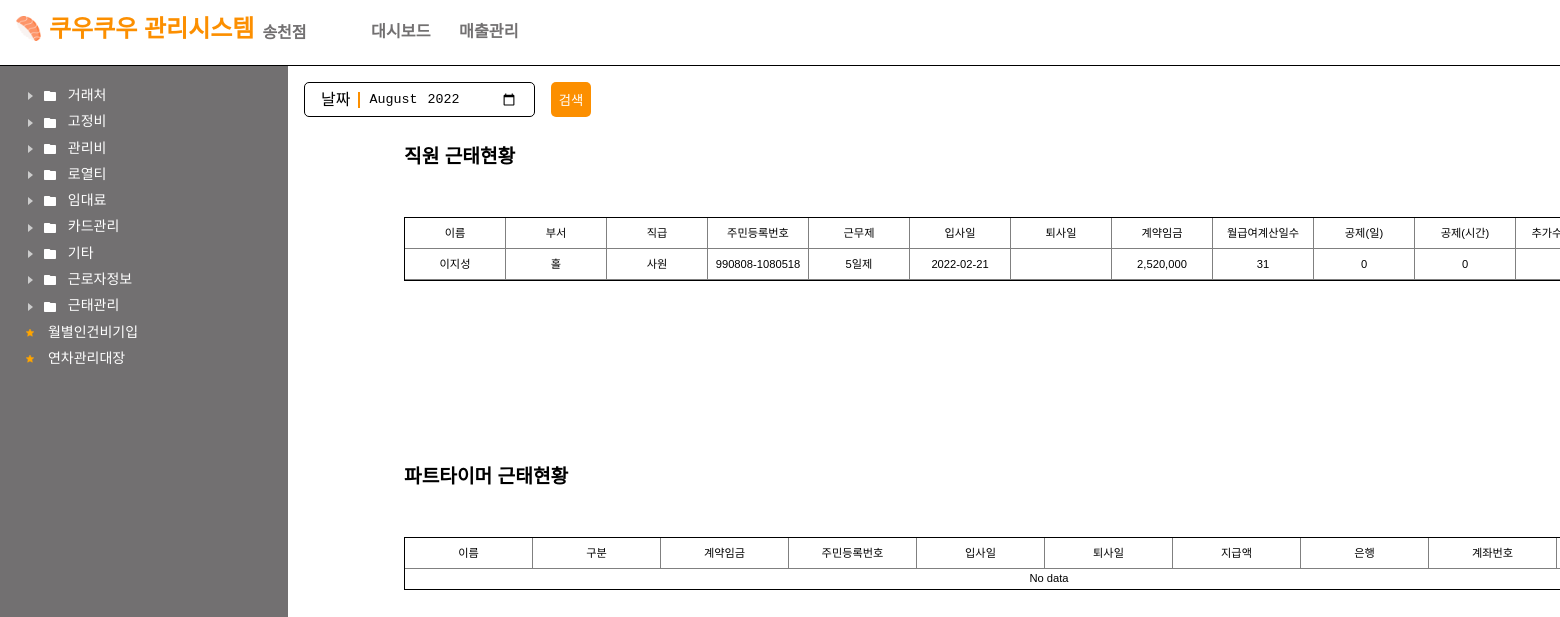
The app's page /employee/workReport, older data.
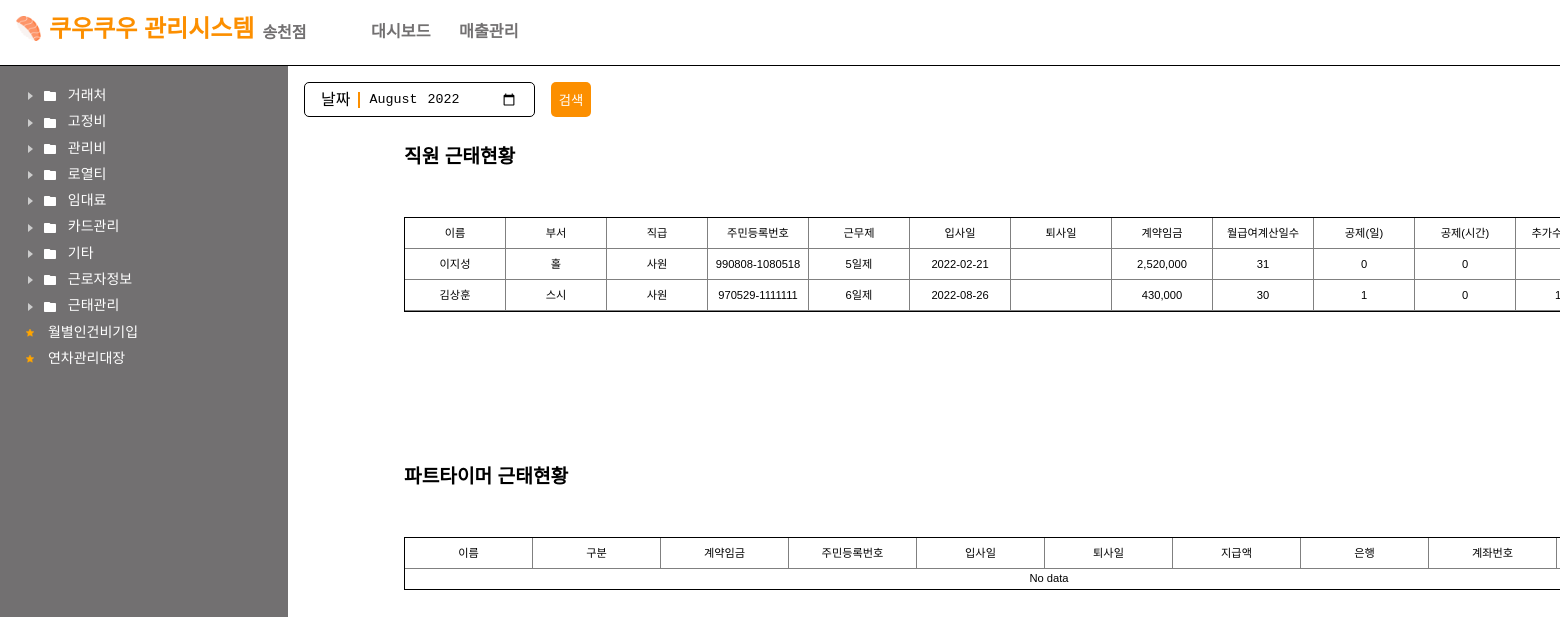
The same page, newer data.
### employee/models.py (models this page shows)
class Employee(models.Model):
    name = models.CharField(max_length=30)
    reg_num = models.CharField(max_length=30)
    contact = models.CharField(max_length=20)
    gender = models.CharField(max_length=10)
    bank = models.CharField(max_length=20)
    bank_num = models.CharField(max_length=30)
    inwork = models.DateField()
    outwork = models.DateField(null=True, blank=True)
    department = models.CharField(max_length=30)
    rank = models.CharField(max_length=30)
    worksystem = models.IntegerField()
    pay = models.IntegerField()
    insurance = models.CharField(max_length=20, null=True, blank=True)
    health = models.CharField(max_length=30)
    content = models.TextField()
    notreport = models.IntegerField()

### employee/views.py (the view)
# urls.py: path('workReport', views.workReport, name="workReport"),
def workReport(request):
    employee_datas = list()
    parttimer_datas = list()
    date = request.GET.get("month", datetime.today().strftime("%Y-%m")).split("-")
    year = date[0]
    month = date[1]
    employees = Employee.objects.all()
    for employee in employees:
        employee_datas.append(employeeReportSetting(employee, year=year, month=month))
    parttimers = Parttimer.objects.all()
    for parttimer in parttimers:
        parttimer_datas.append(parttimerReportSetting(parttimer, year=year, month=month))
    context = {
        'year': year,
        'month': month,
        'report_employee': employee_datas,
        'report_parttimer': parttimer_datas,
    }
    return render(request, "employee/workReport.html", context)

### main/editdate.py (called while the page is built)
def getLastDatOfTheMonth(year, month):
    lastdays = [0, 31, 28, 31, 30, 31, 30, 31, 31, 30, 31, 30, 31]
    year = int(year)
    month = int(month)
    if month == 2:
        if year % 400 == 0:
            return lastdays[month] + 1
        elif year % 100 == 0:
            return lastdays[month]
        elif year % 4 == 0:
            return lastdays[month] + 1
    else:
        return lastdays[month]

### templates/employee/workReport.html (shortened to what this page needs)
{% extends 'base.html' %}
{% load static %}
{% load humanize %}
{% block content %}
    <link href="{% static 'css/report.css' %}" rel="stylesheet" type="text/css"/>
    <div>
    <form class="search-form">
        <div><label>날짜</label><input type="month" name="month" value="{{ year }}-{{ month }}"></div>
        <input type="submit" value="검색">
    </form>
    </div>
    <div class="data-fields">
        <div class="header">
            <h2>직원 근태현황</h2>
        </div>
        <div class="container">
        <div class="datas">
            <span>이름</span>
            <span>부서</span>
            <span>직급</span>
            <span>주민등록번호</span>
            <span>근무제</span>
            <span>입사일</span>
            <span>퇴사일</span>
            <span>계약임금</span>
            <span>월급여계산일수</span>
            <span>공제(일)</span>
            <span>공제(시간)</span>
            <span>추가수당(시간)</span>
        </div>
            {% if report_employee %}
                {% for report in report_employee %}
                    <div class="datas">
                        <span>{{ report.name }}</span>
                        <span>{{ report.depoartment }}</span>
                        <span>{{ report.rank }}</span>
                        <span>{{ report.reg_num }}</span>
                        <span>{{ report.worksystem }}일제</span>
                        <span>{{ report.inwork|date:"Y-m-d" }}</span>
                        <span>{{ report.outwork|default_if_none:"" }}</span>
                        <span>{{ report.pay|intcomma }}</span>
                        <span>{{ report.daysofmonth }}</span>
                        <span>{{ report.dedays }}</span>
                        <span>{{ report.detime }}</span>
                        <span>{{ report.plustime }}</span>
                    </div>
                {% endfor %}
            {% else %}
                <div style="width : 100%; text-align : center; padding : 0.25rem;">No data</div>
            {% endif %}
        </div>
    </div>
    <div class="data-fields">
        <div class="header">
            <h2>파트타이머 근태현황</h2>
        </div>
        <div class="container">
        <div class="datas" style="grid-template-columns: repeat(10, 1fr);">
            <span>이름</span>
            <span>구분</span>
            <span>계약임금</span>
            <span>주민등록번호</span>
            <span>입사일</span>
            <span>퇴사일</span>
            <span>지급액</span>
            <span>은행</span>
            <span>계좌번호</span>
            <span>비고</span>
        </div>
            {% if report_parttimer %}
                {% for report in report_parttimer %}
                    <div class="datas" style="grid-template-columns: repeat(10, 1fr);">
                        <span>{{ report.name }}</span>
                        <span>{{ report.depoartment }}</span>
                        <span>{{ report.pay|intcomma }}</span>
                        <span>{{ report.reg_num }}</span>
                        <span>{{ report.inwork|date:"Y-m-d" }}</span>
                        <span>{{ report.outwork|default_if_none:"" }}</span>
                        <span>{{ report.total|intcomma }}</span>
                        <span>{{ report.bank }}</span>
                        <span>{{ report.bank_num }}</span>
                        <span>{{ report.content }}</span>
                    </div>
                {% endfor %}
            {% else %}
                <div style="width : 100%; text-align : center; padding : 0.25rem;">No data</div>
            {% endif %}
        </div>
    </div>
{% endblock %}

### templates/base.html (shortened to what this page needs)
{% load static %}
<!DOCTYPE html>
<html lang="en">
<head>
    <link href="{% static 'css/root.css' %}" rel="stylesheet" type="text/css">
    <link href="{% static 'css/default.css' %}" rel="stylesheet" type="text/css">
    <link href="{% static 'css/navigation.css' %}" rel="stylesheet" type="text/css">
    <link href="{% static 'css/main.css' %}" rel="stylesheet" type="text/css">
    <link href="{% static 'css/modal.css' %}" rel="stylesheet" type="text/css">
    <link rel="stylesheet" href="//cdnjs.cloudflare.com/ajax/libs/timepicker/1.3.5/jquery.timepicker.min.css">
</head>
<body>
{% include 'navigation.html' %}
{% block content %}
{% endblock %}
</main>
</body>
</html>

### templates/navigation.html (shortened to what this page needs)
{% load static %}
<header>
   <img id="header-favicon" src="{% static 'img/favicon.png' %}" width="25px"><h1>쿠우쿠우 관리시스템<span id="h1-sub">송천점</span></h1>
    <ul>
        <li><a href="{% url 'main:index' %}">대시보드</a></li>
        <li><a href="{% url 'main:sales' %}">매출관리</a></li>
    </ul>
</header>
<nav>
    <div class="scroll-wrap">
        <ul class="first-view">
            <div class="ml-1">
                    <em class="ic16 ic-close"></em>
                    <em class="ic16 ic-folder"></em>
                    <span class="menu-name">거래처</span>
            </div>
        </ul>
        <ul class="first-view">
            <div class="ml-1">
                    <em class="ic16 ic-close"></em>
                    <em class="ic16 ic-folder"></em>
                    <span class="menu-name">고정비</span>
            </div>
        </ul>
        <ul class="first-view">
            <div class="ml-1">
                    <em class="ic16 ic-close"></em>
                    <em class="ic16 ic-folder"></em>
                    <span class="menu-name">관리비</span>
            </div>
        </ul>
        <ul class="first-view">
            <div class="ml-1">
                    <em class="ic16 ic-close"></em>
                    <em class="ic16 ic-folder"></em>
                    <span class="menu-name">로열티</span>
            </div>
        </ul>
        <ul class="first-view">
            <div class="ml-1">
                    <em class="ic16 ic-close"></em>
                    <em class="ic16 ic-folder"></em>
                    <span class="menu-name">임대료</span>
            </div>
        </ul>
        <ul class="first-view">
            <div class="ml-1">
                    <em class="ic16 ic-close"></em>
                    <em class="ic16 ic-folder"></em>
                    <span class="menu-name">카드관리</span>
            </div>
        </ul>
        <ul class="first-view">
            <div class="ml-1">
                    <em class="ic16 ic-close"></em>
                    <em class="ic16 ic-folder"></em>
                    <span class="menu-name">기타</span>
            </div>
        </ul>
        <ul class="first-view">
            <div class="ml-1">
                    <em class="ic16 ic-close"></em>
                    <em class="ic16 ic-folder"></em>
                    <span class="menu-name">근로자정보</span>
            </div>
        </ul>
        <ul class="first-view">
            <div class="ml-1">
                    <em class="ic16 ic-close"></em>
                    <em class="ic16 ic-folder"></em>
                    <span class="menu-name">근태관리</span>
            </div>
        </ul>
        <ul class="first-view">
            <div class="ml-1" onclick='location.href="{% url 'employee:laborCost' %}";'>
                <em class="ic16 ic-star-on"></em>
                <span class="menu-name">월별인건비기입</span>
            </div>
        </ul>
        <ul class="first-view">
            <div class="ml-1" onclick='location.href="{% url 'employee:manageAnnual' %}";'>
                <em class="ic16 ic-star-on"></em>
                <span class="menu-name">연차관리대장</span>
            </div>
        </ul>
    </div>
</nav>
<main>

### static/css/root.css (style rules this page uses)
:root { --primary-color : #fc8f00; --sub-color : #727071; --h1-fontsize : 1.5rem; --h2-fontsize : 1.2rem; --normal-fontsize : 0.8rem; --default-padding : 1rem; --nav-width : 16%; --minimum-height : calc(100vh - 3.5rem); --nav-hover-color : #f4f4f41F; }
html, body { min-width: 1800px; }

### static/css/default.css (style rules this page uses)
html, body, div, span, applet, object, iframe, h1, h2, h3, h4, h5, h6, p, blockquote, pre, a, abbr, acronym, address, big, cite, code, del, dfn, em, img, ins, kbd, q, s, samp, small, strike, strong, sub, sup, tt, var, b, u, i, ol, ul, li, center, dl, dt, dd, fieldset, form, label, legend, table, caption, tbody, tfoot, thead, tr, th, td, article, aside, canvas, details, embed, figure, figcaption, footer, header, hgroup, menu, nav, output, ruby, section, summary, time, mark, audio, video { margin: 0; padding: 0; border: 0; font-size: 100%; font: inherit; font-family: 'Noto Sans KR', sans-serif; vertical-align: baseline; text-decoration : none; list-style : none; }
article, aside, details, figcaption, figure, footer, header, hgroup, menu, nav, section { display: block; }
body { line-height: 1; }
a { display: inline-block; }

### static/css/navigation.css (style rules this page uses)
header { display: inline-block; width: 100%; border-bottom: 1px solid black; box-sizing: border-box; padding: var(--default-padding); }
#header-favicon { vertical-align: middle; padding-bottom: 0.5rem; }
header h1 { display: inline-block; color: var(--primary-color); font-size: var(--h1-fontsize); font-weight: 600; padding-left: 0.5rem; }
header h1 span { color: var(--sub-color); font-size: var(--h2-fontsize); margin-left: 0.5rem; font-size: 1rem !important; vertical-align: bottom; }
header ul { display: inline-block; color: var(--sub-color); margin-left: 3rem; }
header ul li { padding: 0.25rem; margin-left: 0.5rem; margin-right: 0.5rem; display: inline-block; font-size: calc(var(--h2-fontsize) - 3px); }
header ul li a { color: var(--sub-color); font-weight: 600; text-decoration: none; }
nav { display: inline-block; width: var(--nav-width); min-height: var(--minimum-height); background: var(--sub-color); font-size: 14px; color: white; font-weight: 100; }
.scroll-wrap { margin: 20px; }
.menu-name { margin-left: 6px; }
.ml-1 { border-radius: 5px; padding: 2px; cursor: pointer; margin-bottom: 6px; }
.ic16 { display: inline-block; vertical-align: middle; width: 16px; height: 16px; background-size: 16px 16px; background: url(../img/icons.svg) 0 0 no-repeat; }
.ic16.ic-close { background-position: -160px 0px; }
.ic16.ic-folder { background-position: -96px 0; }
.ic16.ic-star-on { background-position: -496px 0px; }

### static/css/main.css (style rules this page uses)
body { overflow-y: hidden; }
main { display: inline-block; width: 84%; float: right; padding: var(--default-padding); box-sizing: border-box; }
input, select { outline-width: 0; }

### static/css/report.css (style rules this page uses)
.search-form { display: flex; }
.search-form > div { display: flex; justify-content: center; align-items: center; border : 1px solid black; padding : 0.5rem; border-radius: 5px; }
.search-form label { padding : 0 0.5rem; border-right : 2px solid var(--primary-color); }
.search-form input { padding : 0 0.5rem; border : 0; }
.search-form input[type=submit] { border-radius: 5px; margin-left : 1rem; color : white; background: var(--primary-color); }
.data-fields { position : relative; width : 100%; height : 40vh; padding : 100px; box-sizing: border-box; }
.data-fields .header { position: absolute; top : 0; left : 0; width : 100%; display: flex; justify-content: space-between; padding : 30px 100px; box-sizing: border-box; }
.data-fields .header h2 { font-size : 1.2em; font-weight: 700; }
.data-fields .container { font-size : 0.7rem; width : 100%; overflow-x: scroll; overflow-y: auto; border : 1px solid black; max-height : 80vh; }
.data-fields .container .datas { width : 100%; display: grid; grid-template-columns: repeat(15, 1fr); grid-template-rows: 1fr; white-space: nowrap; }
.data-fields .container .datas:last-child { border-bottom : 0px; }
.data-fields .container .datas span { min-width : 100px; height : 30px; display: flex; justify-content: center; align-items: center; border-right : 1px solid gray; border-bottom : 1px solid gray; }
.data-fields .container .datas span:last-child { border-right : 0; }

Row changes from the older to the newer data that the page shows:
added Employee: name "김상훈", depoartment "스시", rank "사원", reg_num "970529-1111111", worksystem "6", inwork "2022-08-26", pay "430,000", daysofmonth "30", dedays "1", detime "0"
